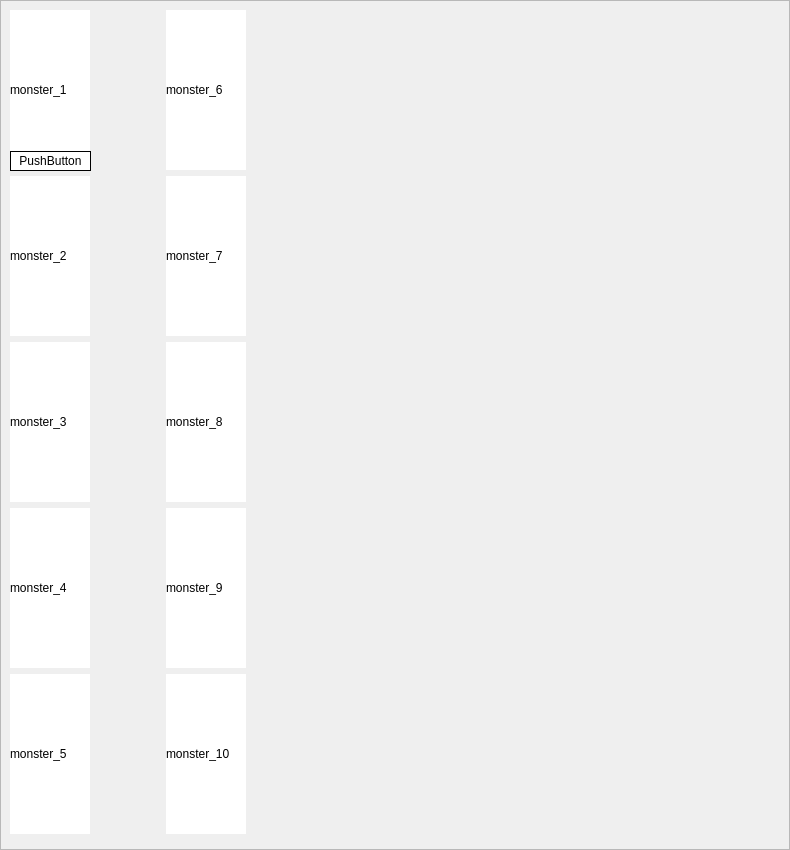
                   <widget class="QFrame" name="frame_2">
                    <property name="geometry">
                     <rect>
                      <x>0</x>
                      <y>0</y>
                      <width>790</width>
                      <height>850</height>
                     </rect>
                    </property>
                    <property name="minimumSize">
                     <size>
                      <width>790</width>
                      <height>850</height>
                     </size>
                    </property>
                    <property name="styleSheet">
                     <string notr="true"/>
                    </property>
                    <property name="frameShape">
                     <enum>QFrame::StyledPanel</enum>
                    </property>
                    <property name="frameShadow">
                     <enum>QFrame::Raised</enum>
                    </property>
                    <widget class="QLabel" name="label_7">
                     <property name="geometry">
                      <rect>
                       <x>10</x>
                       <y>10</y>
                       <width>80</width>
                       <height>160</height>
                      </rect>
                     </property>
                     <property name="minimumSize">
                      <size>
                       <width>80</width>
                       <height>160</height>
                      </size>
                     </property>
                     <property name="maximumSize">
                      <size>
                       <width>80</width>
                       <height>160</height>
                      </size>
                     </property>
                     <property name="styleSheet">
                      <string notr="true">background-color: rgb(255, 255, 255);</string>
                     </property>
                     <property name="text">
                      <string>monster_1</string>
                     </property>
                    </widget>
                    <widget class="QLabel" name="label_9">
                     <property name="geometry">
                      <rect>
                       <x>10</x>
                       <y>176</y>
                       <width>80</width>
                       <height>160</height>
                      </rect>
                     </property>
                     <property name="minimumSize">
                      <size>
                       <width>80</width>
                       <height>160</height>
                      </size>
                     </property>
                     <property name="maximumSize">
                      <size>
                       <width>80</width>
                       <height>160</height>
                      </size>
                     </property>
                     <property name="styleSheet">
                      <string notr="true">background-color: rgb(255, 255, 255);</string>
                     </property>
                     <property name="text">
                      <string>monster_2</string>
                     </property>
                    </widget>
                    <widget class="QLabel" name="label_16">
                     <property name="geometry">
                      <rect>
                       <x>10</x>
                       <y>342</y>
                       <width>80</width>
                       <height>160</height>
                      </rect>
                     </property>
                     <property name="minimumSize">
                      <size>
                       <width>80</width>
                       <height>160</height>
                      </size>
                     </property>
                     <property name="maximumSize">
                      <size>
                       <width>80</width>
                       <height>160</height>
                      </size>
                     </property>
                     <property name="styleSheet">
                      <string notr="true">background-color: rgb(255, 255, 255);</string>
                     </property>
                     <property name="text">
                      <string>monster_3</string>
                     </property>
                    </widget>
                    <widget class="QLabel" name="label_17">
                     <property name="geometry">
                      <rect>
                       <x>10</x>
                       <y>508</y>
                       <width>80</width>
                       <height>160</height>
                      </rect>
                     </property>
                     <property name="minimumSize">
                      <size>
                       <width>80</width>
                       <height>160</height>
                      </size>
                     </property>
                     <property name="maximumSize">
                      <size>
                       <width>80</width>
                       <height>160</height>
                      </size>
                     </property>
                     <property name="styleSheet">
                      <string notr="true">background-color: rgb(255, 255, 255);</string>
                     </property>
                     <property name="text">
                      <string>monster_4</string>
                     </property>
                    </widget>
                    <widget class="QLabel" name="label_18">
                     <property name="geometry">
                      <rect>
                       <x>10</x>
                       <y>674</y>
                       <width>150</width>
                       <height>160</height>
                      </rect>
                     </property>
                     <property name="minimumSize">
                      <size>
                       <width>80</width>
                       <height>160</height>
                      </size>
                     </property>
                     <property name="maximumSize">
                      <size>
                       <width>80</width>
                       <height>160</height>
                      </size>
                     </property>
                     <property name="styleSheet">
                      <string notr="true">background-color: rgb(255, 255, 255);</string>
                     </property>
                     <property name="text">
                      <string>monster_5</string>
                     </property>
                    </widget>
                    <widget class="QLabel" name="label_19">
                     <property name="geometry">
                      <rect>
                       <x>166</x>
                       <y>674</y>
                       <width>80</width>
                       <height>160</height>
                      </rect>
                     </property>
                     <property name="minimumSize">
                      <size>
                       <width>80</width>
                       <height>160</height>
                      </size>
                     </property>
                     <property name="maximumSize">
                      <size>
                       <width>80</width>
                       <height>160</height>
                      </size>
                     </property>
                     <property name="styleSheet">
                      <string notr="true">background-color: rgb(255, 255, 255);</string>
                     </property>
                     <property name="text">
                      <string>monster_10</string>
                     </property>
                    </widget>
                    <widget class="QLabel" name="label_21">
                     <property name="geometry">
                      <rect>
                       <x>166</x>
                       <y>508</y>
                       <width>80</width>
                       <height>160</height>
                      </rect>
                     </property>
                     <property name="minimumSize">
                      <size>
                       <width>80</width>
                       <height>160</height>
                      </size>
                     </property>
                     <property name="maximumSize">
                      <size>
                       <width>80</width>
                       <height>160</height>
                      </size>
                     </property>
                     <property name="styleSheet">
                      <string notr="true">background-color: rgb(255, 255, 255);</string>
                     </property>
                     <property name="text">
                      <string>monster_9</string>
                     </property>
                    </widget>
                    <widget class="QLabel" name="label_22">
                     <property name="geometry">
                      <rect>
                       <x>166</x>
                       <y>342</y>
                       <width>80</width>
                       <height>160</height>
                      </rect>
                     </property>
                     <property name="minimumSize">
                      <size>
                       <width>80</width>
                       <height>160</height>
                      </size>
                     </property>
                     <property name="maximumSize">
                      <size>
                       <width>80</width>
                       <height>160</height>
                      </size>
                     </property>
                     <property name="styleSheet">
                      <string notr="true">background-color: rgb(255, 255, 255);</string>
                     </property>
                     <property name="text">
                      <string>monster_8</string>
                     </property>
                    </widget>
                    <widget class="QLabel" name="label_23">
                     <property name="geometry">
                      <rect>
                       <x>166</x>
                       <y>176</y>
                       <width>80</width>
                       <height>160</height>
                      </rect>
                     </property>
                     <property name="minimumSize">
                      <size>
                       <width>80</width>
                       <height>160</height>
                      </size>
                     </property>
                     <property name="maximumSize">
                      <size>
                       <width>80</width>
                       <height>160</height>
                      </size>
                     </property>
                     <property name="styleSheet">
                      <string notr="true">background-color: rgb(255, 255, 255);</string>
                     </property>
                     <property name="text">
                      <string>monster_7</string>
                     </property>
                    </widget>
                    <widget class="QLabel" name="label_8">
                     <property name="geometry">
                      <rect>
                       <x>166</x>
                       <y>10</y>
                       <width>80</width>
                       <height>160</height>
                      </rect>
                     </property>
                     <property name="minimumSize">
                      <size>
                       <width>80</width>
                       <height>160</height>
                      </size>
                     </property>
                     <property name="maximumSize">
                      <size>
                       <width>80</width>
                       <height>160</height>
                      </size>
                     </property>
                     <property name="styleSheet">
                      <string notr="true">background-color: rgb(255, 255, 255);</string>
                     </property>
                     <property name="text">
                      <string>monster_6</string>
                     </property>
                    </widget>
                    <widget class="QPushButton" name="pushButton">
                     <property name="geometry">
                      <rect>
                       <x>10</x>
                       <y>151</y>
                       <width>81</width>
                       <height>20</height>
                      </rect>
                     </property>
                     <property name="styleSheet">
                      <string notr="true">border-radius:16px;
border:1px solid black;
</string>
                     </property>
                     <property name="text">
                      <string>PushButton</string>
                     </property>
                    </widget>
                   </widget>
